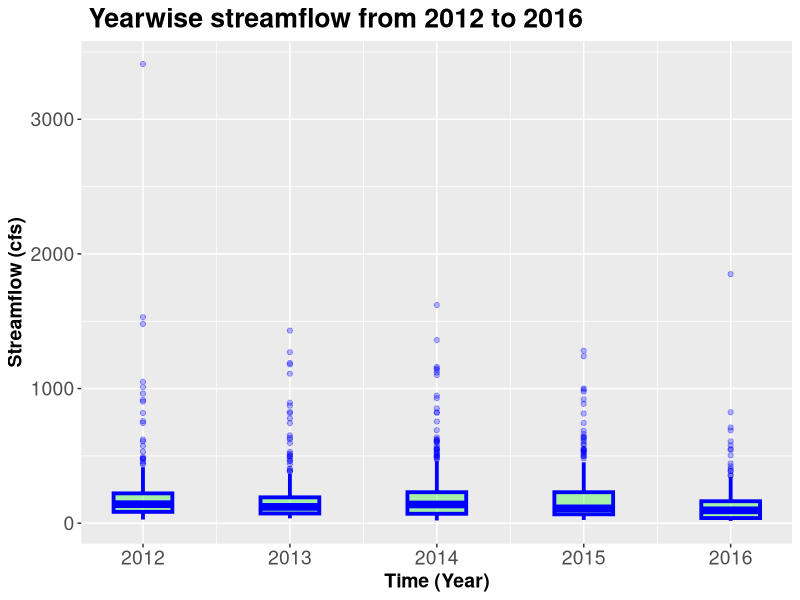
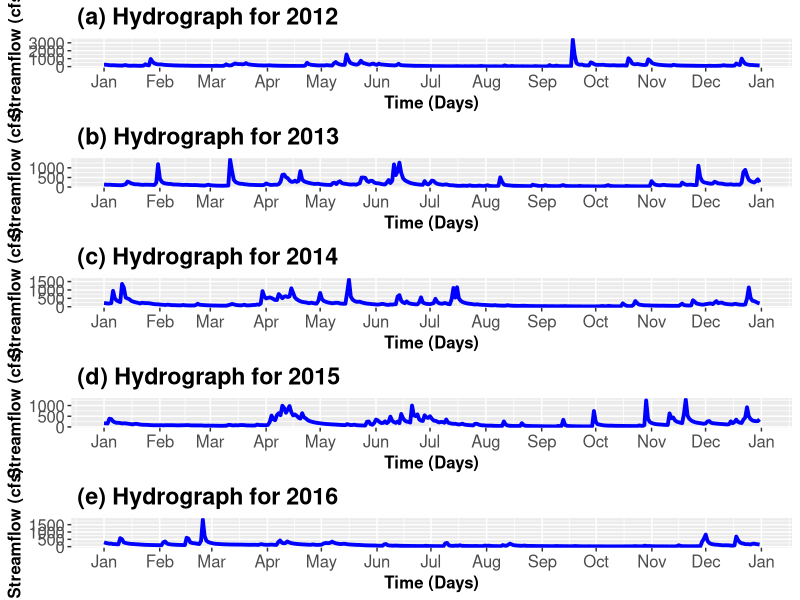
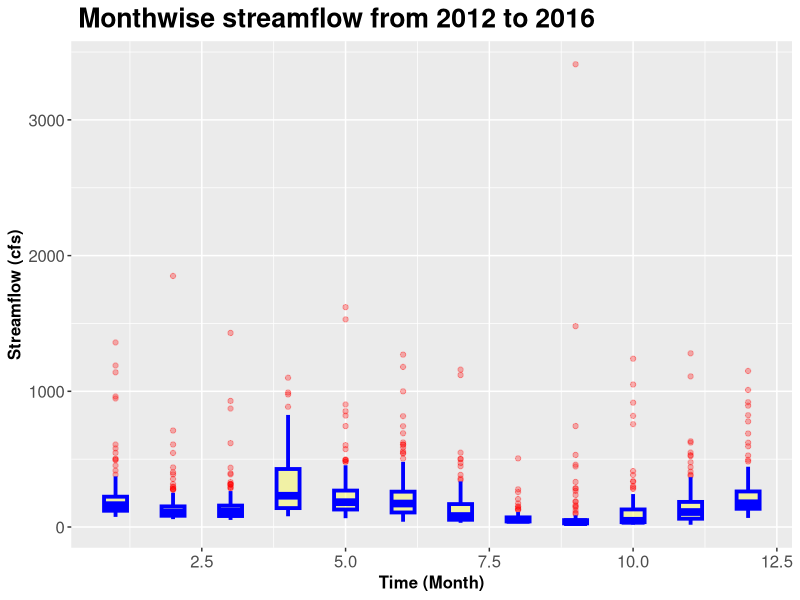

Here is the R script that generated these plots, in order:
## ---- chunk 1
knitr::opts_chunk$set(echo = FALSE, fig.width=12, fig.height=12, fig.pos="H", fig.path='Figs/', warning=FALSE, message=FALSE)
## ---- chunk 2
library("knitr")
library("gridExtra")
library("lubridate")
library("ggplot2")
library("scales")
streamflow_5Y <- read.csv(file="data_streamflow_Neversink.csv", header=TRUE, sep=",")

only_streamflow_5Y = streamflow_5Y[2:1828 ,3:4]
## ---- chunk 3
only_streamflow_5Y$X105402_00060_00003 <-as.integer(only_streamflow_5Y$X105402_00060_00003)
only_datetime = streamflow_5Y[2:1828 ,3]
dateform = mdy(only_datetime)
only_streamflow_5Y$only_year= year(dateform) 
only_streamflow_5Y$only_month= month(dateform) 
only_streamflow_5Y$only_day= day(dateform) 
only_streamflow_5Y$datetime =dateform
streamflow_2012 = only_streamflow_5Y[only_streamflow_5Y$only_year == 2012, ]
streamflow_2013 = only_streamflow_5Y[only_streamflow_5Y$only_year == 2013, ]
streamflow_2014 = only_streamflow_5Y[only_streamflow_5Y$only_year == 2014, ]
streamflow_2015 = only_streamflow_5Y[only_streamflow_5Y$only_year == 2015, ]
streamflow_2016 = only_streamflow_5Y[only_streamflow_5Y$only_year == 2016, ]
## ---- chunk 4
Summary_streamflow_2012 = summary(streamflow_2012[,2])
Summary_streamflow_2013 = summary(streamflow_2013[,2])
Summary_streamflow_2014 = summary(streamflow_2014[,2])
Summary_streamflow_2015 = summary(streamflow_2015[,2])
Summary_streamflow_2016 = summary(streamflow_2016[,2])
print(Summary_streamflow_2012)
print(Summary_streamflow_2013)
print(Summary_streamflow_2014)
print(Summary_streamflow_2015)
print(Summary_streamflow_2016)
## ---- chunk 5
ggplot(data = only_streamflow_5Y, aes(group=only_year,x = only_year, y = X105402_00060_00003)) + 
  geom_boxplot(colour="blue", size = 1.3, fill="green", width=0.4, alpha=0.3) +
  ggtitle(" Yearwise streamflow from 2012 to 2016") +
  xlab("Time (Year)") +
  ylab("Streamflow (cfs)") +
  theme(axis.text=element_text(size=14),
        axis.title=element_text(size=14),
        title=element_text(size=16,face="bold")) 
## ---- chunk 6
p1 <- ggplot(data = streamflow_2012, aes(x=datetime, y=X105402_00060_00003)) +
  geom_path(colour="blue", size = 1.3) +
  ggtitle(" (a) Hydrograph for 2012") +
  xlab("Time (Days)") +
  ylab("Streamflow (cfs)") +
   scale_x_date(date_breaks = "1 month", 
                 labels=date_format("%b"),
                 limits = as.Date(c('2012-01-01','2012-12-31'))) + 
  theme(axis.text=element_text(size=12),
        axis.title=element_text(size=12),
        title=element_text(size=14,face="bold"))
p2 <- ggplot(data = streamflow_2013, aes(x=datetime, y=X105402_00060_00003)) +
  geom_path(colour="blue", size = 1.3) +
  ggtitle(" (b) Hydrograph for 2013") +
  xlab("Time (Days)") +
  ylab("Streamflow (cfs)") +
  scale_x_date(date_breaks = "1 month", 
                 labels=date_format("%b"),
                 limits = as.Date(c('2013-01-01','2013-12-31'))) + 
  theme(axis.text=element_text(size=12),
        axis.title=element_text(size=12),
        title=element_text(size=14,face="bold"))
p3 <- ggplot(data = streamflow_2014, aes(x=datetime, y=X105402_00060_00003)) +
  geom_path(colour="blue", size = 1.3) +
  ggtitle(" (c) Hydrograph for 2014") +
  xlab("Time (Days)") +
  ylab("Streamflow (cfs)") +
  scale_x_date(date_breaks = "1 month", 
                 labels=date_format("%b"),
                 limits = as.Date(c('2014-01-01','2014-12-31'))) + 
  theme(axis.text=element_text(size=12),
        axis.title=element_text(size=12),
        title=element_text(size=14,face="bold"))
p4 <- ggplot(data = streamflow_2015, aes(x=datetime, y=X105402_00060_00003)) +
  geom_path(colour="blue", size = 1.3) +
  ggtitle(" (d) Hydrograph for 2015") +
  xlab("Time (Days)") +
  ylab("Streamflow (cfs)") +
  scale_x_date(date_breaks = "1 month", 
                 labels=date_format("%b"),
                 limits = as.Date(c('2015-01-01','2015-12-31'))) + 
  theme(axis.text=element_text(size=12),
        axis.title=element_text(size=12),
        title=element_text(size=14,face="bold"))
p5 <- ggplot(data = streamflow_2016, aes(x=datetime, y=X105402_00060_00003)) +
  geom_path(colour="blue", size = 1.3) +
  ggtitle(" (e) Hydrograph for 2016") +
  xlab("Time (Days)") +
  ylab("Streamflow (cfs)") +
  scale_x_date(date_breaks = "1 month", 
                 labels=date_format("%b"),
                 limits = as.Date(c('2016-01-01','2016-12-31'))) + 
  theme(axis.text=element_text(size=12),
        axis.title=element_text(size=12),
        title=element_text(size=14,face="bold"))
grid.arrange(p1, p2, p3, p4, p5, ncol=1, nrow=5)

## ---- chunk 7
ggplot(data = only_streamflow_5Y, aes(group=only_month,x = only_month, y = X105402_00060_00003)) +
  geom_boxplot(colour="blue", size = 1.3, fill="yellow", width=0.4, alpha=0.3, outlier.colour = "red") +
  ggtitle(" Monthwise streamflow from 2012 to 2016") +
  xlab("Time (Month)") +
  ylab("Streamflow (cfs)") +
  theme(axis.text=element_text(size=12),
        axis.title=element_text(size=12),
        title=element_text(size=16,face="bold"))
